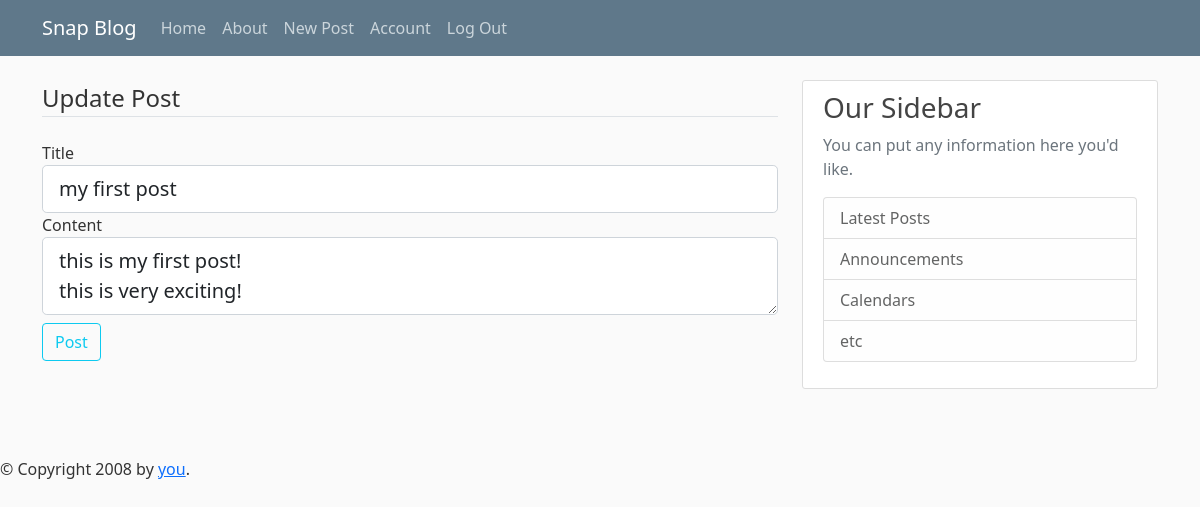
The page /post/1/update (signed in) on the database its author committed.
### snapApp/models.py (models this page shows, shortened)
class Post(db.Model):
    id = db.Column(db.Integer, primary_key=True)
    title = db.Column(db.String(100), nullable=False)
    date_posted = db.Column(db.DateTime, nullable=False, default=datetime.utcnow)
    content = db.Column(db.Text, nullable=False)
    user_id = db.Column(db.Integer, db.ForeignKey('user.id'), nullable=False)

### snapApp/routes.py (the view)
@app.route('/post/<int:post_id>/update', methods=["GET", "POST"])
@login_required
def update_post(post_id):
    post = Post.query.get_or_404(post_id)
    if post.author != current_user:
        abort(403)
    form = PostForm()
    if form.validate_on_submit():
        post.title = form.title.data
        post.content = form.content.data
        db.session.commit()
        flash("Your post has been updated!", 'success')
        return redirect(url_for('post', post_id=post.id))
    elif request.method == 'GET':
        form.title.data = post.title
        form.content.data = post.content
    return render_template('create_post.html', title='Update Post', form=form, legend="Update Post")

### snapApp/forms.py
class PostForm(FlaskForm):
    title = StringField('Title', validators=[DataRequired()])
    content = TextAreaField('Content', validators=[DataRequired()])
    submit = SubmitField('Post')

### snapApp/models.py (called while the page is built)
@login_manager.user_loader
def load_user(user_id):
    return User.query.get(int(user_id))

### snapApp/templates/create_post.html (shortened to what this page needs)
{% extends "base.html" %}
{% block content %}
<div>
	<form method="POST" action="">
		<fieldset class="form-group">
			<legend class="border-bottom mb-4">{{ legend }}</legend>
						<div class="form-group">
				{{ form.title.label(class="form-control-label") }}
				{% if form.title.errors %}
					{{ form.title(class="form-control form-control-lg is-invalid")}}
					<div class="invalid-feedback">
						{% for error in form.title.errors %}
							<span>{{ error }}</span>
						{% endfor %}
					</div>
				{% else %}
				{{ form.title(class="form-control form-control-lg")}}
				{% endif %}
			</div>
			<div class="form-group">
				{{ form.content.label(class="form-control-label") }}
				{% if form.content.errors %}
					{{ form.content(class="form-control form-control-lg is-invalid")}}
					<div class="invalid-feedback">
						{% for error in form.content.errors %}
							<span>{{ error }}</span>
						{% endfor %}
					</div>
				{% else %}
				{{ form.content(class="form-control form-control-lg")}}
				{% endif %}
			</div>
		</fieldset>
		<div class="form-group">
				{{ form.submit(class="btn btn-outline-info mt-2") }}
		</div>
	</form>
</div>
{% endblock content %}

### snapApp/static/main.css (style rules this page uses)
body { background: #fafafa; color: #333333; margin-top: 5rem; }

### rows shown on the page
Post: title "my first post", content "this is my first post! this is very exciting!"

### other values the page prints
{{ legend }} "Update Post"
